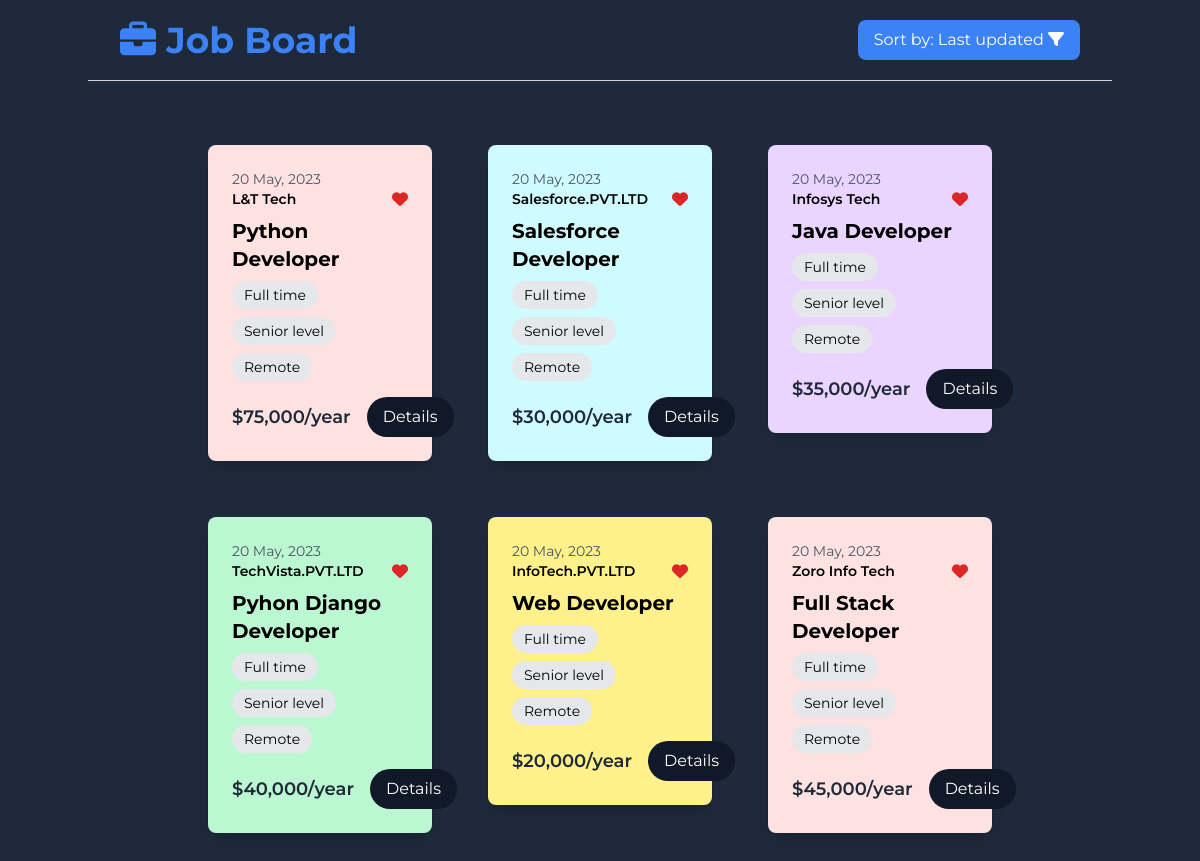
The page / on the database its author committed.
### job_board/models.py (models this page shows, shortened)
class JobPosting(models.Model):
    title = models.CharField(max_length=100)
    description = models.TextField()
    company = models.CharField(max_length=100)
    salary = models.IntegerField()
    is_active = models.BooleanField(default=False)

### job_board/views.py (the view)
# urls.py: path('', views.index, name="home"),
def index(request):
    active_postings = JobPosting.objects.filter(is_active=True)
    context = {
        'job_postings' : active_postings
    }
    return render(request, 'job_board/index.html', context)

### job_board/templates/job_board/index.html (shortened to what this page needs)
{% extends "job_board/base.html" %}
{% load humanize %}
{% block content %}
<div class="container mx-auto py-6">
    <div class="flex flex-wrap justify-center gap-6">
      {% for posting in job_postings %}
        <div class="w-full sm:w-1/2 lg:w-1/4 p-4">
            <div class="rounded-lg shadow-lg p-6 transition-all duration-300 glow-card" style="background-color: {% cycle '#fee2e2' '#cffafe' '#e9d5ff' '#bbf7d0' '#fef08a' %};">
                <p class="text-sm text-gray-600">20 May, 2023</p>
                <div class="flex justify-between items-center pb-2">
                    <h2 class="text-sm font-semibold">{{ posting.company }}</h2>
                    <i class="fas fa-heart text-red-600"></i>
                </div>
                <h3 class="text-xl font-bold">{{ posting.title }}</h3>
                <div class="flex gap-2 flex-wrap py-2">
                    <span class="bg-gray-200 text-sm px-3 py-1 rounded-full">Full time</span>
                    <span class="bg-gray-200 text-sm px-3 py-1 rounded-full">Senior level</span>
                    <span class="bg-gray-200 text-sm px-3 py-1 rounded-full">Remote</span>
                </div>
                <div class="flex justify-between items-center pt-2">
                    <p class="text-lg font-semibold text-gray-800">${{ posting.salary|intcomma }}/year</p>
                    <a href="{% url 'job_detail' posting.pk %}" class="ml-4 inline-block bg-gray-900 text-white py-2 px-4 rounded-full hover:bg-gray-700">
                        Details
                    </a>
                </div>
            </div>
        </div>
      {% endfor %}
    </div>
</div>
{% endblock content %}

### job_board/templates/job_board/base.html (shortened to what this page needs)
<!DOCTYPE html>
<html lang="en">
<head>
    <script src="https://cdn.tailwindcss.com"></script>
    <link rel="stylesheet" href="https://cdnjs.cloudflare.com/ajax/libs/font-awesome/6.6.0/css/all.min.css" />
</head>
<body>
    <div class="container mx-auto">
        <header class="flex justify-between items-center py-5 px-8">
            <h1 class="text-4xl font-bold text-blue-500">
                <a href="{% url 'home' %}">
                    <i class="fas fa-briefcase"></i> Job Board
                </a>
            </h1>
            <button class="bg-blue-500 text-white py-2 px-4 rounded-lg hover:bg-blue-500 transition-colors">
                Sort by: Last updated <i class="fas fa-filter"></i>
            </button>
        </header>
        <hr class="border-gray-300">
        <div class="container mx-auto my-6">
            {% block content %}
            {% endblock content %}
        </div>
    </div>
</body>
</html>

### job_board/templates/job_board/base.html (style rules this page uses)
body { font-family: 'Montserrat', sans-serif; background-color: #1e293b; }
.glow-card { transition: box-shadow 0.3s ease; }
a { text-decoration: none; }

### rows shown on the page
JobPosting: company "L&T Tech", title "Python Developer", salary "75,000"
JobPosting: company "Salesforce.PVT.LTD", title "Salesforce Developer", salary "30,000"
JobPosting: company "Infosys Tech", title "Java Developer", salary "35,000"
JobPosting: company "TechVista.PVT.LTD", title "Pyhon Django Developer", salary "40,000"
JobPosting: company "InfoTech.PVT.LTD", title "Web Developer", salary "20,000"
JobPosting: company "Zoro Info Tech", title "Full Stack Developer", salary "45,000"
